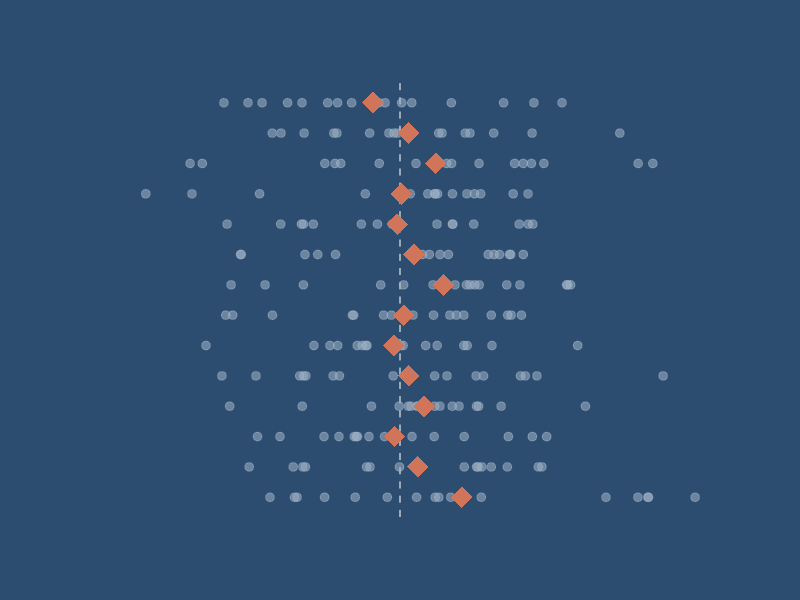
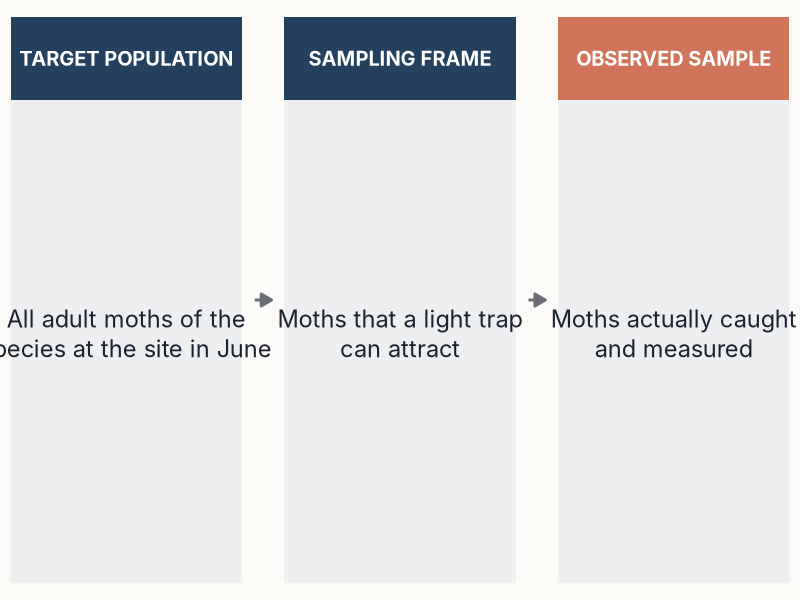
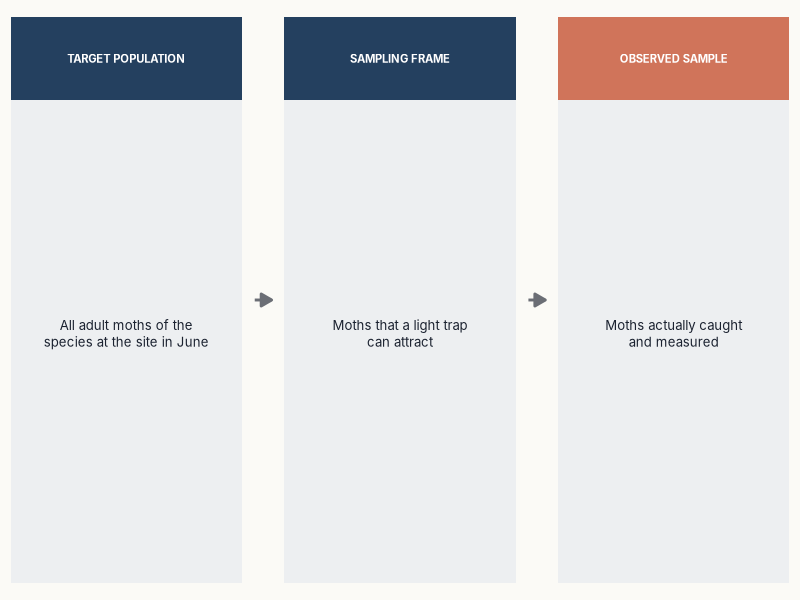
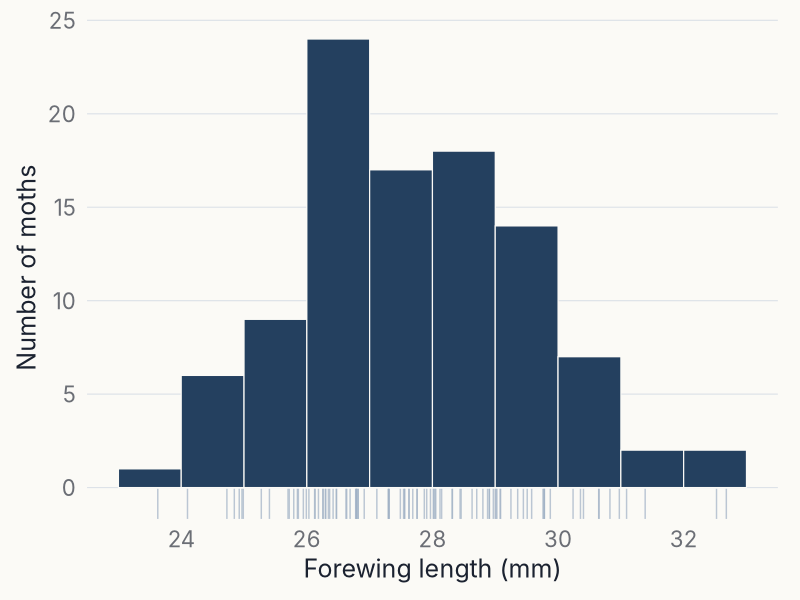
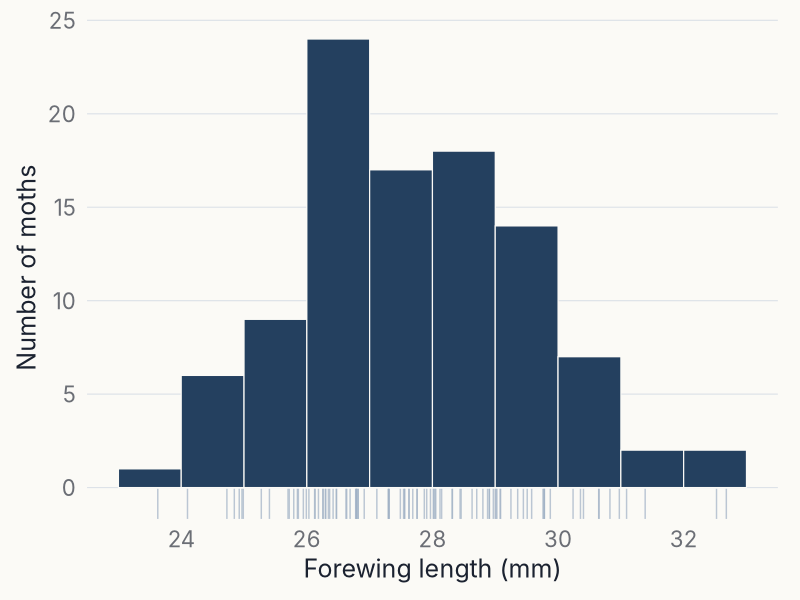
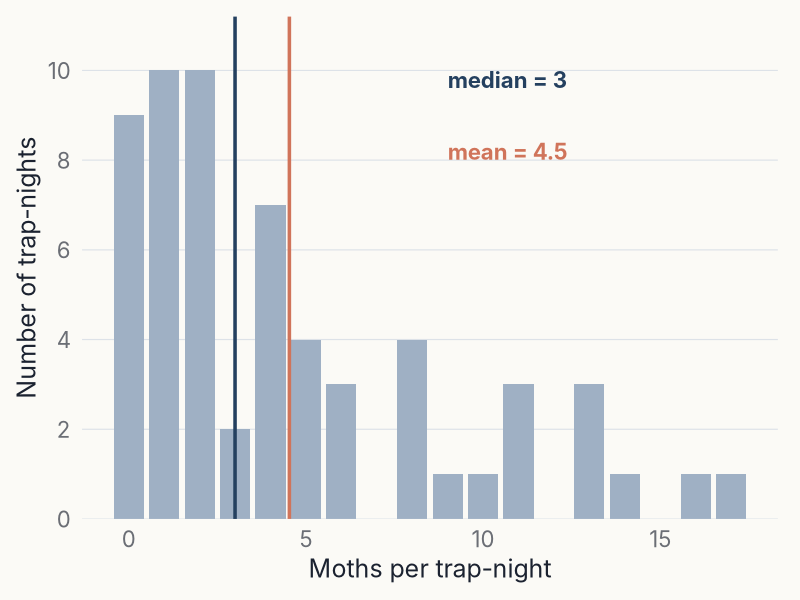
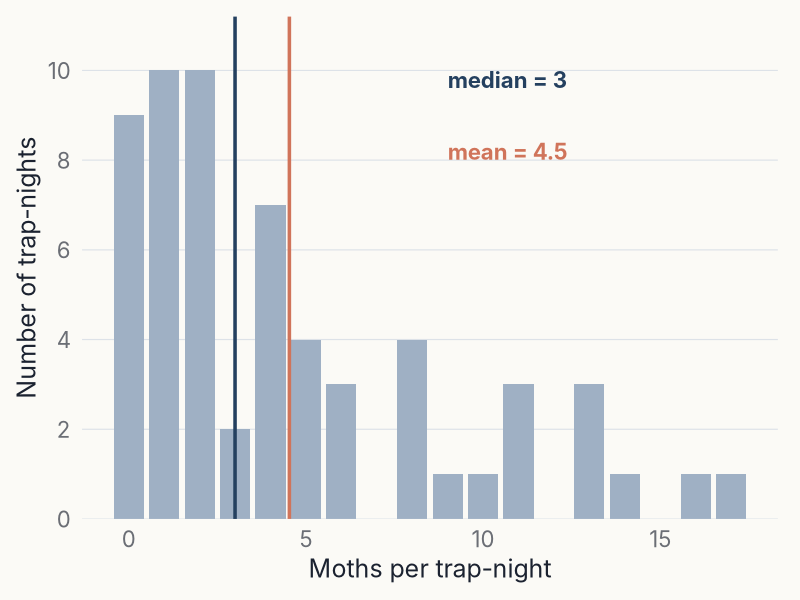
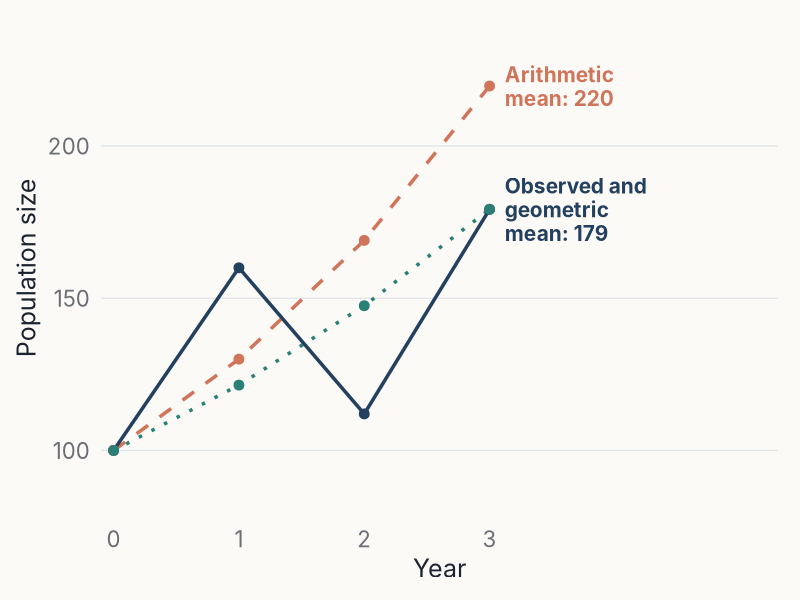

Reproduce these figures in R, in order.
# BB852 summary statistics lecture (lecture 07): R code for every figure
# ----------------------------------------------------------------------
# "From biological variation to statistical uncertainty": summary statistics,
# distributions and probability. Accompanies book chapter 11
# (2_02-distributionsSummaryStats.Rmd).
#
# ALL DATA HERE ARE SIMULATED, with seeds set, to illustrate concepts. The
# running example is a hypothetical moth light-trap survey:
#   - forewing length: normal, mean 28 mm, SD 2 mm (illustrative values)
#   - moths per trap-night: negative binomial, mean 4.5, size 1.5 (right-skewed,
#     more variable than Poisson)
#   - larval survival: probability 0.7, 20 larvae
#   - population growth: yearly growth rates 1.6, 0.7, 1.6 from N = 100
# No real survey data are used.
#
# Run from the repository root:
# source("lecture_figures/summary_statistics/generate_figures.R")
#
# Each content figure is written as a full- and half-width PNG (300 dpi) into
# lecture_figures/summary_statistics/output/<layout>/. Figures used on
# "Title, Bullets & Photo" slides are also written at takeaway size, and the
# title-slide graphic is written to output/cover/. The numbers quoted on the
# slides are written to output/text/slide_numbers.txt, so the slides cannot
# drift from the code.
#
# Labels use plotmath (e.g. mu, sigma, lambda) rather than typed Unicode
# symbols, so the script stays plain ASCII.


# Load packages -----------------------------------------------------------

library(ggplot2)
library(patchwork)
library(ragg)


# Define the BB852 theme and export functions -----------------------------

bb852 <- list(
  bg       = "#FBFAF6",
  text     = "#1B2230",
  muted    = "#6B6E75",
  grid     = "#DDE2E8",
  axis     = "#BCC6D2",
  slate    = "#24405F",
  coral    = "#D0745A",
  teal     = "#2A7F76",
  grey     = "#6B6E75",
  light    = "#9FB0C4",
  panel    = "#EDEFF1",
  cover    = "#2C4D70"
)

available_fonts <- unique(systemfonts::system_fonts()$family)
# Avenir Next on the Mac used for teaching; fallbacks only for other machines.
bb852_font <- c("Avenir Next", "Helvetica", "Inter")[
  c("Avenir Next", "Helvetica", "Inter") %in% available_fonts][1]
if (is.na(bb852_font)) bb852_font <- "sans"

# Menlo for code shown inside figures (falls back to a monospace font).
code_font <- c("Menlo", "DejaVu Sans Mono")[
  c("Menlo", "DejaVu Sans Mono") %in% available_fonts][1]
if (is.na(code_font)) code_font <- "mono"

theme_bb852 <- function(base_size = 18, base_family = bb852_font) {
  theme_minimal(base_size = base_size, base_family = base_family) +
    theme(
      plot.background   = element_rect(fill = bb852$bg, colour = NA),
      panel.background  = element_rect(fill = bb852$bg, colour = NA),
      panel.grid.major  = element_line(colour = bb852$grid, linewidth = 0.4),
      panel.grid.minor  = element_blank(),
      axis.title        = element_text(colour = bb852$text, size = base_size),
      axis.text         = element_text(colour = bb852$muted, size = base_size - 2),
      axis.ticks        = element_blank(),
      legend.position   = "none",
      strip.text        = element_text(colour = bb852$text, size = base_size - 2,
                                       face = "bold", hjust = 0),
      plot.title        = element_blank(),
      plot.subtitle     = element_blank(),
      plot.caption      = element_blank(),
      plot.margin       = margin(12, 16, 12, 12)
    )
}

# Panel headings inside patchwork figures use a bold "tag"-style title.
# These are panel labels, not plot titles: the slide title carries the message.
panel_label <- function() {
  theme(plot.title = element_text(colour = bb852$text, size = 16, face = "bold",
                                  hjust = 0, margin = margin(b = 6)))
}

# Sizes (inches) match the figure placeholders in BB852_Theme.pptx.
bb852_sizes <- list(
  full     = c(11.73, 3.95),
  takeaway = c(7.40, 4.25),
  half     = c(5.57, 4.25),
  third    = c(3.64, 5.30),
  slide    = c(13.33, 7.50),
  cover    = c(5.43, 7.50)
)

output_root <- file.path("lecture_figures", "summary_statistics", "output")
unlink(output_root, recursive = TRUE)

save_bb852 <- function(plot, filename, layout = "full", bg = bb852$bg) {
  size <- bb852_sizes[[layout]]
  if (is.null(size)) stop("layout must be one of: ", paste(names(bb852_sizes), collapse = ", "))
  output_directory <- file.path(output_root, layout)
  dir.create(output_directory, recursive = TRUE, showWarnings = FALSE)
  ggsave(file.path(output_directory, paste0(filename, ".png")), plot,
         width = size[1], height = size[2], units = "in", dpi = 300,
         device = ragg::agg_png, bg = bg)
  invisible(filename)
}

# Save one content figure at every layout it is needed for. Every content
# figure gets full and half versions (checked by generate_all.R).
save_all <- function(make_plot, filename, extra = character()) {
  for (layout in unique(c("full", "half", extra))) {
    save_bb852(make_plot(layout), filename, layout)
  }
}

slide_numbers <- character()
note <- function(label, value) {
  slide_numbers <<- c(slide_numbers, sprintf("%-55s %s", label, value))
}


# Shared simulation parameters --------------------------------------------

wing_mean <- 28   # mm, illustrative population mean forewing length
wing_sd   <- 2    # mm, illustrative population SD
n_small   <- 16   # sample sizes used throughout section 4
n_large   <- 64


# Cover: repeated samples from one population (title slide) ----------------

set.seed(7)
cover_df <- do.call(rbind, lapply(1:14, function(i) {
  data.frame(sample = i, length = rnorm(n_small, wing_mean, wing_sd))
}))
cover_means <- aggregate(length ~ sample, data = cover_df, FUN = mean)

p_cover <- ggplot(cover_df, aes(x = length, y = sample)) +
  geom_vline(xintercept = wing_mean, colour = "#FBFAF6", linewidth = 0.6,
             linetype = "dashed", alpha = 0.6) +
  geom_point(colour = bb852$light, alpha = 0.55, size = 2.6) +
  geom_point(data = cover_means, colour = bb852$coral, shape = 18, size = 7) +
  coord_cartesian(xlim = c(22, 34)) +
  theme_void() +
  theme(plot.background = element_rect(fill = bb852$cover, colour = NA),
        plot.margin = margin(60, 30, 60, 30))
save_bb852(p_cover, "slide_01_cover", layout = "cover", bg = bb852$cover)


# Slide 4: target population, sampling frame, observed sample --------------

make_frame <- function(layout) {
  boxes <- data.frame(
    x = c(1, 2.3, 3.6),
    head = c("TARGET POPULATION", "SAMPLING FRAME", "OBSERVED SAMPLE"),
    body = c("All adult moths of the\nspecies at the site in June",
             "Moths that a light trap\ncan attract",
             "Moths actually caught\nand measured"),
    fill = c(bb852$panel, bb852$panel, bb852$panel)
  )
  w <- 0.55; s <- if (layout == "half") 9.5 else 17
  ggplot(boxes) +
    geom_rect(aes(xmin = x - w, xmax = x + w, ymin = 0.15, ymax = 1.85),
              fill = bb852$panel, colour = NA) +
    geom_rect(aes(xmin = x - w, xmax = x + w, ymin = 1.6, ymax = 1.85),
              fill = c(bb852$slate, bb852$slate, bb852$coral), colour = NA) +
    geom_text(aes(x = x, y = 1.725, label = head), colour = "white",
              fontface = "bold", size = s / .pt * 0.85, family = bb852_font) +
    geom_text(aes(x = x, y = 0.9, label = body), colour = bb852$text,
              size = s / .pt, family = bb852_font, lineheight = 1.05) +
    annotate("segment", x = c(1, 2.3) + w + 0.06, xend = c(2.3, 3.6) - w - 0.06,
             y = 1, yend = 1, colour = bb852$grey, linewidth = 1,
             arrow = arrow(length = unit(0.12, "in"), type = "closed")) +
    coord_cartesian(xlim = c(0.4, 4.2), ylim = c(0.1, 1.9), expand = FALSE) +
    theme_void() +
    theme(plot.background = element_rect(fill = bb852$bg, colour = NA))
}
save_all(make_frame, "slide_04_sampling_frame")


# Slide 7: a distribution of wing lengths ---------------------------------

set.seed(11)
wings <- data.frame(length = rnorm(100, wing_mean, wing_sd))
note("Slide 7: n moths in histogram", nrow(wings))
note("Slide 7: sample mean (mm)", round(mean(wings$length), 1))
note("Slide 7: sample SD (mm)", round(sd(wings$length), 1))

make_hist <- function(layout) {
  ggplot(wings, aes(x = length)) +
    geom_histogram(binwidth = 1, boundary = 0, fill = bb852$slate,
                   colour = bb852$bg, linewidth = 0.4) +
    geom_rug(colour = bb852$light, alpha = 0.7, length = unit(0.06, "npc")) +
    scale_x_continuous(breaks = seq(20, 36, 2)) +
    scale_y_continuous(expand = expansion(mult = c(0.07, 0.05))) +
    labs(x = "Forewing length (mm)", y = "Number of moths") +
    theme_bb852() +
    theme(panel.grid.major.x = element_blank())
}
save_all(make_hist, "slide_07_wing_histogram")


# Slides 8 and 11: skewed counts of moths per trap-night ------------------

set.seed(13)  # chosen (and disclosed): mean near 4.5, median 3, two outliers
counts <- data.frame(moths = rnbinom(60, mu = 4.5, size = 1.5))
count_mean   <- mean(counts$moths)
count_median <- median(counts$moths)
note("Slide 8: trap-nights", nrow(counts))
note("Slide 8: mean moths per trap-night", round(count_mean, 1))
note("Slide 8: median moths per trap-night", count_median)
note("Slide 8: SD of counts", round(sd(counts$moths), 1))
note("Slide 11: summary() min, Q1, median, mean, Q3, max",
     paste(round(summary(counts$moths), 1), collapse = ", "))
note("Slide 11: upper whisker limit Q3 + 1.5 x IQR",
     quantile(counts$moths, 0.75) + 1.5 * IQR(counts$moths))
note("Slide 11: outliers beyond upper whisker",
     paste(sort(counts$moths[counts$moths > quantile(counts$moths, 0.75) +
                               1.5 * IQR(counts$moths)]), collapse = ", "))
note("Slide 11: IQR()", IQR(counts$moths))

make_skew <- function(layout) {
  lab_size <- 16 / .pt
  top <- max(table(counts$moths))
  ggplot(counts, aes(x = moths)) +
    geom_bar(fill = bb852$light, width = 0.85) +
    geom_vline(xintercept = count_median, colour = bb852$slate, linewidth = 1.2) +
    geom_vline(xintercept = count_mean, colour = bb852$coral, linewidth = 1.2) +
    annotate("text", x = 9, y = top * 0.98, hjust = 0,
             label = paste0("median = ", count_median), colour = bb852$slate,
             size = lab_size, family = bb852_font, fontface = "bold") +
    annotate("text", x = 9, y = top * 0.82, hjust = 0,
             label = paste0("mean = ", sprintf("%.1f", count_mean)),
             colour = bb852$coral, size = lab_size, family = bb852_font,
             fontface = "bold") +
    scale_x_continuous(breaks = seq(0, 30, 5)) +
    scale_y_continuous(breaks = seq(0, 20, 2),
                       expand = expansion(mult = c(0, 0.12))) +
    labs(x = "Moths per trap-night", y = "Number of trap-nights") +
    theme_bb852() +
    theme(panel.grid.major.x = element_blank())
}
save_all(make_skew, "slide_08_skewed_counts")


# Slide 9: geometric mean for population growth ---------------------------

rates  <- c(1.6, 0.7, 1.6)
n0     <- 100
arith  <- mean(rates)
geom_m <- exp(mean(log(rates)))
note("Slide 9: yearly growth rates", paste(rates, collapse = ", "))
note("Slide 9: arithmetic mean rate", round(arith, 2))
note("Slide 9: geometric mean rate", round(geom_m, 3))
note("Slide 9: real N after 3 years", n0 * prod(rates))
note("Slide 9: N predicted by arithmetic mean", round(n0 * arith^3, 1))
note("Slide 9: N predicted by geometric mean", round(n0 * geom_m^3, 1))

growth <- rbind(
  data.frame(year = 0:3, N = n0 * cumprod(c(1, rates)), series = "Observed"),
  data.frame(year = 0:3, N = n0 * arith^(0:3), series = "Arithmetic mean"),
  data.frame(year = 0:3, N = n0 * geom_m^(0:3), series = "Geometric mean")
)

make_growth <- function(layout) {
  ends <- subset(growth, year == 3)
  # Observed and geometric mean end at the same N, so they share one label.
  ends <- data.frame(N = c(n0 * prod(rates), n0 * arith^3),
                     series = c("Observed", "Arithmetic mean"),
                     label = c(paste0("Observed and\ngeometric\nmean: ", round(n0 * prod(rates))),
                               paste0("Arithmetic\nmean: ", round(n0 * arith^3))))
  ggplot(growth, aes(x = year, y = N, colour = series, linetype = series)) +
    geom_line(linewidth = 1.2) +
    geom_point(size = 3) +
    geom_text(data = ends, aes(x = 3.12, y = N, label = label), hjust = 0,
              size = 15 / .pt, family = bb852_font, lineheight = 0.95,
              fontface = "bold", show.legend = FALSE) +
    scale_colour_manual(values = c("Observed" = bb852$slate,
                                   "Arithmetic mean" = bb852$coral,
                                   "Geometric mean" = bb852$teal)) +
    scale_linetype_manual(values = c("Observed" = "solid",
                                     "Arithmetic mean" = "dashed",
                                     "Geometric mean" = "dotted")) +
    scale_x_continuous(breaks = 0:3, limits = c(-0.1, 5.3), expand = c(0, 0)) +
    scale_y_continuous(limits = c(85, 235), breaks = seq(100, 200, 50)) +
    labs(x = "Year", y = "Population size") +
    theme_bb852() +
    theme(panel.grid.major.x = element_blank())
}
save_all(make_growth, "slide_09_geometric_mean", extra = "takeaway")


# Slide 10: variance and SD from deviations ------------------------------

set.seed(21)
ten <- data.frame(moth = 1:10, length = round(rnorm(10, wing_mean, wing_sd), 1))
ten_mean <- mean(ten$length)
note("Slide 10: ten wing lengths (mm)", paste(ten$length, collapse = ", "))
note("Slide 10: mean of ten (mm)", round(ten_mean, 2))
note("Slide 10: variance (mm^2)", round(var(ten$length), 2))
note("Slide 10: SD (mm)", round(sd(ten$length), 2))

make_dev <- function(layout) {
  ggplot(ten, aes(x = moth, y = length)) +
    geom_hline(yintercept = ten_mean, colour = bb852$slate, linewidth = 1) +
    geom_segment(aes(xend = moth, yend = ten_mean), colour = bb852$coral,
                 linewidth = 1) +
    geom_point(size = 3.5, colour = bb852$slate) +
    annotate("text", x = 9.5, y = ten_mean + 0.3, label = "mean", hjust = 0.5,
             vjust = 0, colour = bb852$slate, size = 16 / .pt,
             family = bb852_font, fontface = "bold") +
    scale_x_continuous(breaks = 1:10, expand = expansion(add = c(0.5, 0.6))) +
    labs(x = "Moth", y = "Forewing length (mm)") +
    theme_bb852() +
    theme(panel.grid.major.x = element_blank())
}
save_all(make_dev, "slide_10_deviations")


# Slide 11: box plot and five-number summary of the counts -----------------

make_box <- function(layout) {
  q <- quantile(counts$moths, c(0.25, 0.5, 0.75))
  labs_df <- data.frame(
    y = q,
    label = c("lower quartile", "median", "upper quartile")
  )
  # The maximum may be an outlier beyond the upper whisker (1.5 x IQR).
  ggplot(counts, aes(x = 0, y = moths)) +
    geom_boxplot(width = 0.5, fill = bb852$panel, colour = bb852$slate,
                 outlier.colour = bb852$coral, outlier.size = 3, linewidth = 0.8,
                 coef = 1.5) +
    geom_text(data = labs_df, aes(x = 0.32, y = y, label = label),
              hjust = 0, colour = bb852$text, size = 15 / .pt,
              family = bb852_font) +
    annotate("text", x = -0.32, y = max(counts$moths), hjust = 1,
             label = "outlier", colour = bb852$coral, size = 15 / .pt,
             family = bb852_font, fontface = "bold") +
    scale_x_continuous(limits = c(-0.9, 1.1)) +
    scale_y_continuous(breaks = seq(0, 30, 5)) +
    labs(x = NULL, y = "Moths per trap-night") +
    theme_bb852() +
    theme(axis.text.x = element_blank(), panel.grid.major.x = element_blank())
}
save_all(make_box, "slide_11_boxplot")


# Slide 13: probability of survival (binomial) ----------------------------

surv <- data.frame(k = 0:20, p = dbinom(0:20, 20, 0.7))
note("Slide 13: expected survivors of 20 at p = 0.7", 20 * 0.7)
note("Slide 13: P(exactly 14 survive)", round(dbinom(14, 20, 0.7), 2))
note("Slide 13: P(12 to 16 survive)", round(sum(dbinom(12:16, 20, 0.7)), 2))

make_surv <- function(layout) {
  ggplot(surv, aes(x = k, y = p, fill = k == 14)) +
    geom_col(width = 0.8) +
    annotate("text", x = 14, y = dbinom(14, 20, 0.7) + 0.012,
             label = sprintf("P(14) = %.2f", dbinom(14, 20, 0.7)),
             colour = bb852$coral, size = 16 / .pt, family = bb852_font,
             fontface = "bold", vjust = 0) +
    scale_fill_manual(values = c(`FALSE` = bb852$light, `TRUE` = bb852$coral)) +
    scale_x_continuous(breaks = seq(0, 20, 4)) +
    scale_y_continuous(expand = expansion(mult = c(0, 0.15))) +
    labs(x = "Larvae surviving (out of 20)", y = "Probability") +
    theme_bb852() +
    theme(panel.grid.major.x = element_blank())
}
save_all(make_surv, "slide_13_survival_binomial")


# Slide 14: discrete probabilities vs continuous density -------------------

make_density_pair <- function(layout) {
  pois <- data.frame(k = 0:9, p = dpois(0:9, 2))
  p1 <- ggplot(pois, aes(x = k, y = p, fill = k == 2)) +
    geom_col(width = 0.75) +
    annotate("text", x = 2, y = dpois(2, 2) + 0.01, vjust = 0,
             label = sprintf("P(X = 2) = %.2f", dpois(2, 2)),
             colour = bb852$coral, size = 15 / .pt, family = bb852_font,
             fontface = "bold") +
    scale_fill_manual(values = c(`FALSE` = bb852$light, `TRUE` = bb852$coral)) +
    scale_x_continuous(breaks = 0:9) +
    scale_y_continuous(expand = expansion(mult = c(0, 0.25))) +
    labs(title = "Count: bar height = probability",
         x = "Moths per trap-night", y = "Probability") +
    theme_bb852() + panel_label() +
    theme(panel.grid.major.x = element_blank())

  x <- seq(21, 35, by = 0.05)
  dens <- data.frame(x = x, d = dnorm(x, wing_mean, wing_sd))
  shade <- subset(dens, x >= 26 & x <= 30)
  p_area <- pnorm(30, wing_mean, wing_sd) - pnorm(26, wing_mean, wing_sd)
  p2 <- ggplot(dens, aes(x = x, y = d)) +
    geom_area(data = shade, fill = bb852$coral, alpha = 0.35) +
    geom_line(colour = bb852$slate, linewidth = 1.2) +
    annotate("text", x = 28, y = 0.08, label = sprintf("area = %.2f", p_area),
             colour = bb852$coral, size = 15 / .pt, family = bb852_font,
             fontface = "bold") +
    scale_y_continuous(expand = expansion(mult = c(0, 0.08))) +
    labs(title = "Measurement: area = probability",
         x = "Forewing length (mm)", y = "Probability density") +
    theme_bb852() + panel_label() +
    theme(panel.grid.major.x = element_blank())

  if (layout == "half") p1 / p2 else p1 | p2
}
note("Slide 14: Poisson(2) P(X = 2)", round(dpois(2, 2), 2))
note("Slide 14: Normal(28, 2) P(26 < length < 30)",
     round(pnorm(30, 28, 2) - pnorm(26, 28, 2), 2))
save_all(make_density_pair, "slide_14_probability_vs_density")


# Slide 15: normal distribution, changing mu and sigma --------------------

make_normal <- function(layout) {
  x <- seq(18, 38, by = 0.05)
  mu_df <- rbind(data.frame(x = x, d = dnorm(x, 26, 2), lab = "mu == 26"),
                 data.frame(x = x, d = dnorm(x, 30, 2), lab = "mu == 30"))
  sd_df <- rbind(data.frame(x = x, d = dnorm(x, 28, 1), lab = "sigma == 1"),
                 data.frame(x = x, d = dnorm(x, 28, 3), lab = "sigma == 3"))
  cols <- c(bb852$slate, bb852$coral)
  p1 <- ggplot(mu_df, aes(x, d, colour = lab)) +
    geom_line(linewidth = 1.2) +
    annotate("text", x = c(23, 33), y = 0.17, hjust = c(1, 0),
             label = c("mu == 26", "mu == 30"), parse = TRUE,
             colour = cols, size = 16 / .pt, family = bb852_font) +
    scale_colour_manual(values = cols) +
    scale_y_continuous(expand = expansion(mult = c(0, 0.15))) +
    labs(title = "Change the mean (SD = 2 mm)", x = "Forewing length (mm)",
         y = "Probability density") +
    theme_bb852() + panel_label() + theme(panel.grid.major.x = element_blank())
  p2 <- ggplot(sd_df, aes(x, d, colour = lab)) +
    geom_line(linewidth = 1.2) +
    annotate("text", x = c(29.6, 33.5), y = c(dnorm(0) * 0.9, 0.09),
             label = c("sigma == 1", "sigma == 3"), parse = TRUE, hjust = 0,
             colour = cols, size = 16 / .pt, family = bb852_font) +
    scale_colour_manual(values = cols) +
    scale_y_continuous(expand = expansion(mult = c(0, 0.08))) +
    labs(title = "Change the SD (mean = 28 mm)", x = "Forewing length (mm)",
         y = "Probability density") +
    theme_bb852() + panel_label() + theme(panel.grid.major.x = element_blank())
  if (layout == "half") p1 / p2 else p1 | p2
}
save_all(make_normal, "slide_15_normal_parameters")


# Slide 16: Poisson distribution, changing lambda -------------------------

make_poisson <- function(layout) {
  pd <- rbind(data.frame(k = 0:16, p = dpois(0:16, 1.5), lab = "lambda == 1.5"),
              data.frame(k = 0:16, p = dpois(0:16, 6), lab = "lambda == 6"))
  pd$lab <- factor(pd$lab, levels = c("lambda == 1.5", "lambda == 6"))
  ggplot(pd, aes(x = k, y = p, fill = lab)) +
    geom_col(width = 0.75) +
    facet_wrap(~lab, labeller = label_parsed, nrow = if (layout == "half") 2 else 1) +
    scale_fill_manual(values = c(bb852$slate, bb852$coral)) +
    scale_x_continuous(breaks = seq(0, 16, 2)) +
    scale_y_continuous(expand = expansion(mult = c(0, 0.08))) +
    labs(x = "Moths per trap-night", y = "Probability") +
    theme_bb852() +
    theme(panel.grid.major.x = element_blank(),
          strip.text = element_text(size = 18, face = "bold", hjust = 0))
}
save_all(make_poisson, "slide_16_poisson_lambda")


# Slide 19: different samples give different means ------------------------

set.seed(5)
rows_df <- do.call(rbind, lapply(1:8, function(i) {
  data.frame(sample = i, length = rnorm(n_small, wing_mean, wing_sd))
}))
rows_means <- aggregate(length ~ sample, data = rows_df, FUN = mean)
note("Slide 19: sample means of 8 samples of n = 16 (mm)",
     paste(sprintf("%.1f", rows_means$length), collapse = ", "))

make_rows <- function(layout) {
  ggplot(rows_df, aes(x = length, y = factor(sample, levels = 8:1))) +
    geom_vline(xintercept = wing_mean, colour = bb852$grey, linewidth = 0.6,
               linetype = "dashed") +
    geom_point(colour = bb852$light, alpha = 0.7, size = 2.6) +
    geom_point(data = rows_means, colour = bb852$coral, shape = 18, size = 6) +
    annotate("text", x = wing_mean + 0.15, y = 9.05, hjust = 0,
             label = "population mean (28 mm)", colour = bb852$grey,
             size = 14 / .pt, family = bb852_font) +
    scale_y_discrete(labels = paste("Sample", 8:1)) +
    coord_cartesian(ylim = c(0.6, 9.3), clip = "off") +
    labs(x = "Forewing length (mm)", y = NULL) +
    theme_bb852() +
    theme(panel.grid.major.y = element_blank())
}
save_all(make_rows, "slide_19_repeated_samples")


# Slide 20: sampling distributions of the mean for n = 16 and n = 64 -------

set.seed(42)
reps <- 2000
means_small <- replicate(reps, mean(rnorm(n_small, wing_mean, wing_sd)))
means_large <- replicate(reps, mean(rnorm(n_large, wing_mean, wing_sd)))
note("Slide 20/21: simulated replicate samples per n", reps)
note("Slide 20/21: SD of sample means, n = 16 (simulated)", round(sd(means_small), 2))
note("Slide 20/21: SD of sample means, n = 64 (simulated)", round(sd(means_large), 2))
note("Slide 21: SEM = 2 / sqrt(16)", wing_sd / sqrt(n_small))
note("Slide 21: SEM = 2 / sqrt(64)", wing_sd / sqrt(n_large))
note("Slide 20: mean of sample means, n = 16", round(mean(means_small), 2))
note("Slide 20: mean of sample means, n = 64", round(mean(means_large), 2))

make_sampling <- function(layout) {
  sd_df <- rbind(data.frame(m = means_small, n = "n = 16"),
                 data.frame(m = means_large, n = "n = 64"))
  ggplot(sd_df, aes(x = m, fill = n)) +
    geom_histogram(binwidth = 0.1, boundary = 28, position = "identity",
                   alpha = 0.75) +
    geom_vline(xintercept = wing_mean, colour = bb852$grey, linewidth = 0.6,
               linetype = "dashed") +
    annotate("text", x = c(26.35, 28.55), y = c(95, 300), hjust = c(0, 0),
             label = c("n = 16", "n = 64"), colour = c(bb852$light, bb852$slate),
             size = 17 / .pt, family = bb852_font, fontface = "bold") +
    scale_fill_manual(values = c("n = 16" = bb852$light, "n = 64" = bb852$slate)) +
    scale_x_continuous(limits = c(26, 30), breaks = 26:30) +
    scale_y_continuous(expand = expansion(mult = c(0, 0.05))) +
    labs(x = "Sample mean forewing length (mm)",
         y = "Number of samples") +
    theme_bb852() +
    theme(panel.grid.major.x = element_blank())
}
save_all(make_sampling, "slide_20_sampling_distributions", extra = "takeaway")


# Slide 22: 95% confidence intervals from repeated samples ----------------
# Seed 1 chosen (and disclosed) because exactly one of the 20 intervals misses
# the population mean, as expected on average; real repetitions vary.

set.seed(1)
ci <- do.call(rbind, lapply(1:20, function(i) {
  x <- rnorm(n_small, wing_mean, wing_sd)
  ci_i <- t.test(x)$conf.int
  data.frame(sample = i, mean = mean(x), lower = ci_i[1], upper = ci_i[2])
}))
ci$covers <- ci$lower <= wing_mean & ci$upper >= wing_mean
note("Slide 22: intervals (of 20) that miss the population mean", sum(!ci$covers))
note("Slide 22: CI width range (mm)",
     paste(sprintf("%.2f", range(ci$upper - ci$lower)), collapse = " to "))
note("Slide 22: t multiplier for n = 16 (df = 15)", round(qt(0.975, 15), 2))

make_ci <- function(layout) {
  ggplot(ci, aes(y = sample, x = mean, colour = covers)) +
    geom_vline(xintercept = wing_mean, colour = bb852$grey, linewidth = 0.6,
               linetype = "dashed") +
    geom_errorbar(
      aes(xmin = lower, xmax = upper),
      width = 0,
      linewidth = 1.1,
      orientation = "y"
    ) +
    geom_point(size = 2.8) +
    scale_colour_manual(values = c(`TRUE` = bb852$slate, `FALSE` = bb852$coral)) +
    scale_y_continuous(breaks = c(1, 5, 10, 15, 20)) +
    labs(x = "Mean forewing length and 95% CI (mm)", y = "Repeated sample") +
    theme_bb852() +
    theme(panel.grid.major.y = element_blank())
}
save_all(make_ci, "slide_22_confidence_intervals", extra = "takeaway")


# Write the numbers quoted on the slides ----------------------------------

dir.create(file.path(output_root, "text"), recursive = TRUE, showWarnings = FALSE)
writeLines(c("Numbers quoted on the lecture 07 slides (all from simulated data)",
             "", slide_numbers),
           file.path(output_root, "text", "slide_numbers.txt"))
